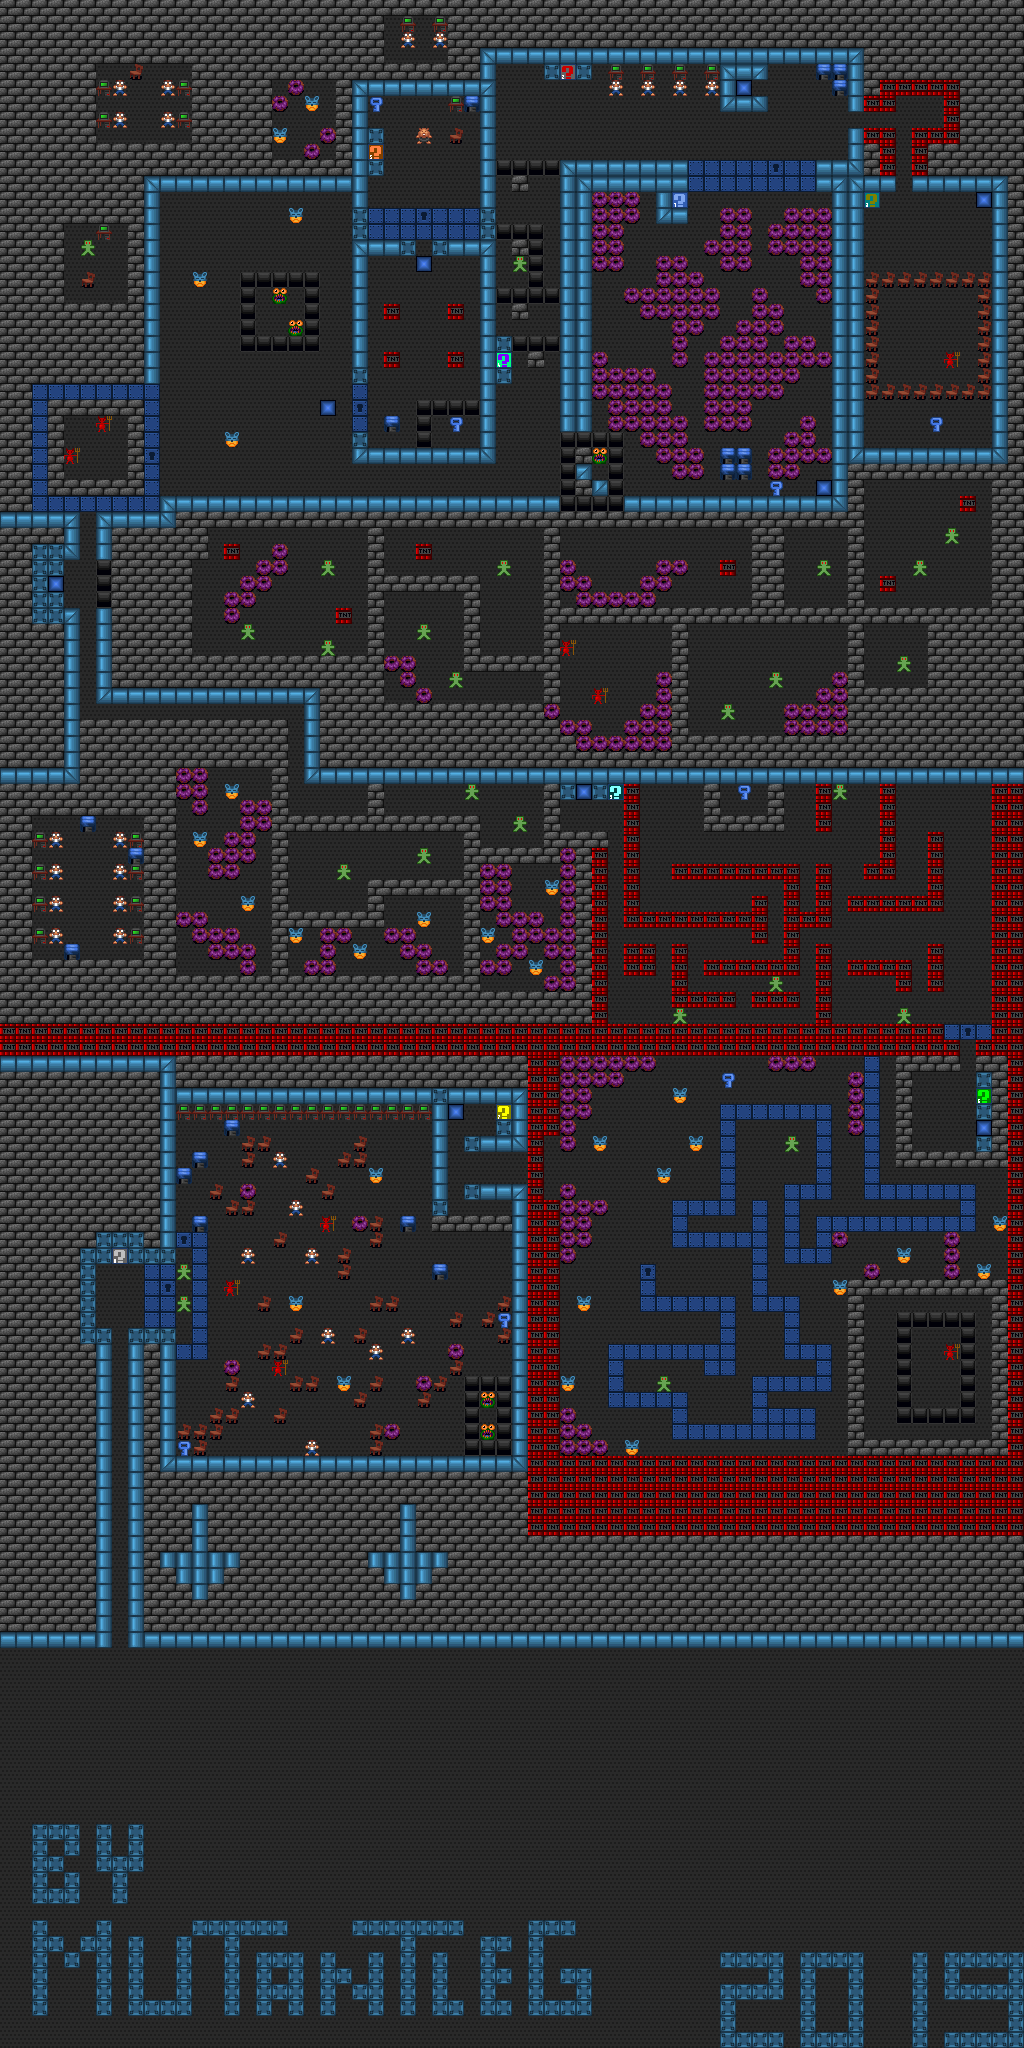

This is a level from a 2D game, rendered from its Tiled map with the project's own tilesets. A one-line summary and the map file follow, with tile-layer data summarised:
An orthogonal 64x128 tile map with 16x16 px tiles, 3 tile layers (back, mid, act).

<map version="1.0" orientation="orthogonal" width="64" height="128" tilewidth="16" tileheight="16">
 <tileset firstgid="1" name="tileset3" tilewidth="16" tileheight="16">
  <image source="tileset3.png" width="256" height="256" />
  <tile id="1">
   <properties>
    <property name="spec" value="100" />
   </properties>
  </tile>
  <tile id="2">
   <properties>
    <property name="spec" value="101" />
   </properties>
  </tile>
  <tile id="3">
   <properties>
    <property name="spec" value="102" />
   </properties>
  </tile>
  <tile id="4">
   <properties>
    <property name="spec" value="12" />
   </properties>
  </tile>
  <tile id="5">
   <properties>
    <property name="disp" value="0" />
    <property name="spec" value="30" />
    <property name="vx" value="0.7" />
    <property name="vy" value="0.7" />
   </properties>
  </tile>
  <tile id="6">
   <properties>
    <property name="disp" value="0" />
    <property name="spec" value="30" />
    <property name="vx" value="-0.7" />
    <property name="vy" value="0.7" />
   </properties>
  </tile>
  <tile id="7">
   <properties>
    <property name="disp" value="0" />
    <property name="spec" value="30" />
    <property name="vx" value="0.7" />
    <property name="vy" value="-0.7" />
   </properties>
  </tile>
  <tile id="8">
   <properties>
    <property name="disp" value="0" />
    <property name="spec" value="30" />
    <property name="vx" value="-0.7" />
    <property name="vy" value="-0.7" />
   </properties>
  </tile>
  <tile id="9">
   <properties>
    <property name="spec" value="8" />
    <property name="vx" value="1" />
   </properties>
  </tile>
  <tile id="13">
   <properties>
    <property name="spec" value="11" />
    <property name="vx" value="-0.1" />
   </properties>
  </tile>
  <tile id="14">
   <properties>
    <property name="spec" value="11" />
    <property name="vx" value="0.1" />
   </properties>
  </tile>
  <tile id="15">
   <properties>
    <property name="disp" value="0" />
    <property name="spec" value="30" />
    <property name="vx" value="1" />
   </properties>
  </tile>
  <tile id="16">
   <properties>
    <property name="disp" value="0" />
    <property name="spec" value="30" />
    <property name="vx" value="-1" />
   </properties>
  </tile>
  <tile id="17">
   <properties>
    <property name="disp" value="0" />
    <property name="spec" value="30" />
    <property name="vy" value="1" />
   </properties>
  </tile>
  <tile id="18">
   <properties>
    <property name="disp" value="0" />
    <property name="spec" value="30" />
    <property name="vy" value="-1" />
   </properties>
  </tile>
  <tile id="19">
   <properties>
    <property name="spec" value="8" />
    <property name="vx" value="-1" />
   </properties>
  </tile>
 </tileset>
 <layer name="back" width="64" height="128">
  <data>[8192 cells, 8192 non-empty, 5 distinct tile ids]</data>
 </layer>
 <layer name="mid" width="64" height="128">
  <data>[8192 cells, 4118 non-empty, 17 distinct tile ids]</data>
 </layer>
 <layer name="act" width="64" height="128">
  <data>[8192 cells, 105 non-empty, 15 distinct tile ids]</data>
 </layer>
</map>